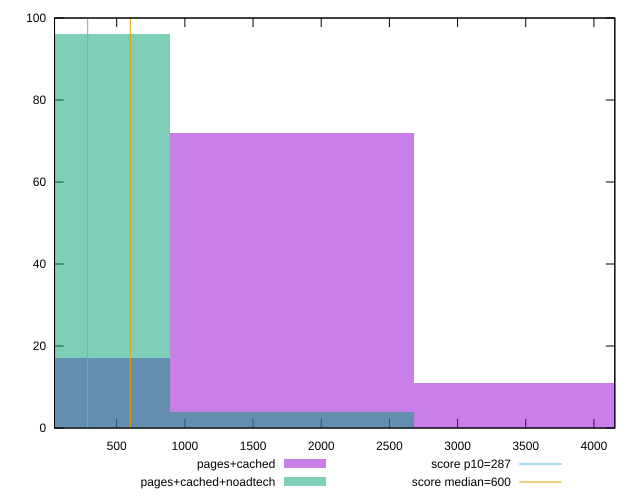

Generate this figure with gnuplot:
reset

$pagesCached <<EOF
1785.9042645908944 72
0 17
3571.808529181789 11
EOF

$pagesCachedNoadtech <<EOF
0 96
1785.9042645908944 4
EOF

set key outside below
set boxwidth 1785.9042645908944
set xrange [44:4153.3405]
set yrange [0:100]
set trange [0:100]
set style fill transparent solid 0.5 noborder

set parametric
set terminal svg size 640, 500 enhanced background rgb 'white'
set output "report_00015_2021-02-09T16-11-33.973Z/total-blocking-time/comparison/histogram/1_vs_2.svg"

plot $pagesCached title "pages+cached" with boxes, \
     $pagesCachedNoadtech title "pages+cached+noadtech" with boxes, \
     287,t title "score p10=287", \
     600,t title "score median=600"

reset
